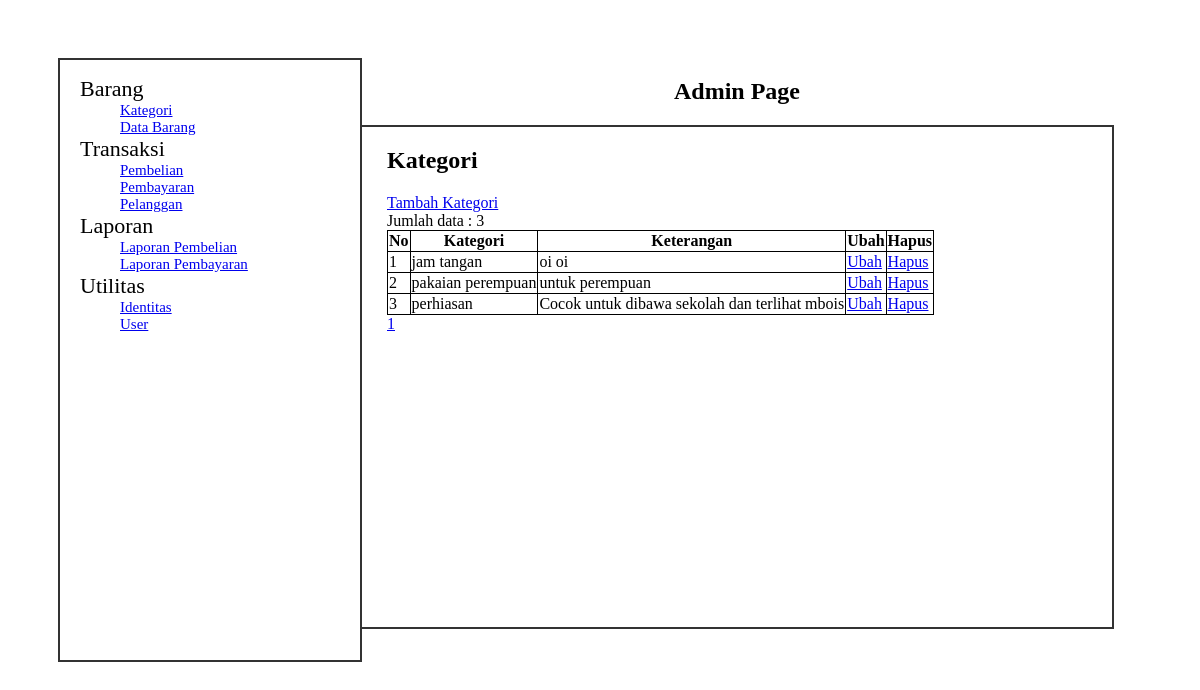
The app's page /admin/index.php with its own data.
### tables this page shows
CREATE TABLE IF NOT EXISTS `tblkategori` (
  `kategori` varchar(100) NOT NULL,
  `keterangan` varchar(200) NOT NULL,
  PRIMARY KEY (`kategori`)
);

### admin/kategori/select.php (the view, shortened to what this page needs)
<?php
	$records = array();
	$results1 = $connect -> query("SELECT * FROM tblkategori");
	$total = $results1 -> num_rows;
	$jumhal = ceil($total/$data);
	if($results = $connect -> query("SELECT * FROM tblkategori LIMIT $mulai,$data")){
		if($results -> num_rows){
			while($row = $results -> fetch_object()){
				$records[] = $row;
			}
		}
	}
?>
<h1>Kategori</h1>
<a href="?menu=1&mode=2&page=1&data=1">Tambah Kategori</a>
<?php
	echo 'Jumlah data : '.$total;
?>
<table>
	<tr>
		<th>No</th>
		<th>Kategori</th>
		<th>Keterangan</th>
		<th>Ubah</th>
		<th>Hapus</th>
	</tr>
	<?php
		$n = $mulai + 1;
		foreach($records as $r) {
	?>
	<tr>
		<td><?php echo $n++; ?></td>
		<td><?php echo $r -> kategori; ?></td>
		<td><?php echo $r -> keterangan; ?></td>
		<td><a href="?menu=1&mode=3&page=1&data=<?php echo $r -> kategori; ?>">Ubah</a></td>
		<td><a href="?menu=1&mode=4&page=1&data=<?php echo $r -> kategori; ?>">Hapus</a></td>
	</tr>
	<?php
		}
	?>
</table>
	<section class="page-nav">
		<?php
			for ($i=1; $i<=$jumhal; $i++) {
				echo "<a href='?menu=1&mode=1&page=$i&data=1'>$i</a>&emsp;";
			}
		?>
	</section>

### style/style.css (style rules this page uses)
body { padding: 50px; }
a { display: block; }
table, tr, td, th { border: 1px solid black; border-collapse: collapse; }
.page-nav a { display: inline-block; }

### records on screen
tblkategori: kategori "jam tangan", keterangan "oi oi"
tblkategori: kategori "pakaian perempuan", keterangan "untuk perempuan"
tblkategori: kategori "perhiasan", keterangan "Cocok untuk dibawa sekolah dan terlihat mbois"

### other values on screen
$total "3"
